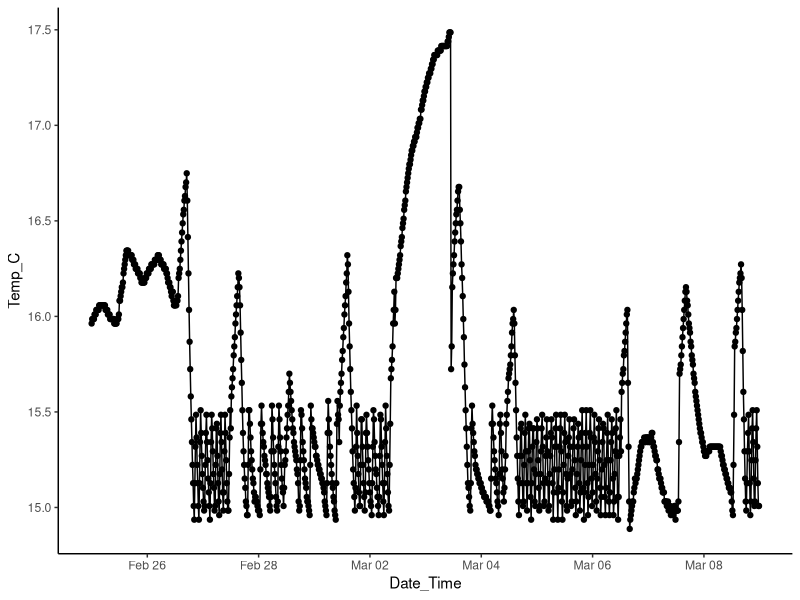
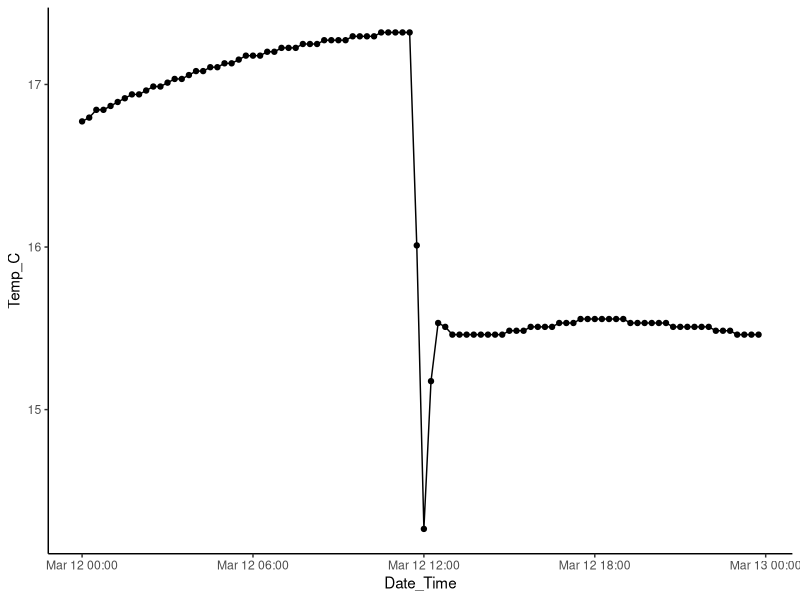
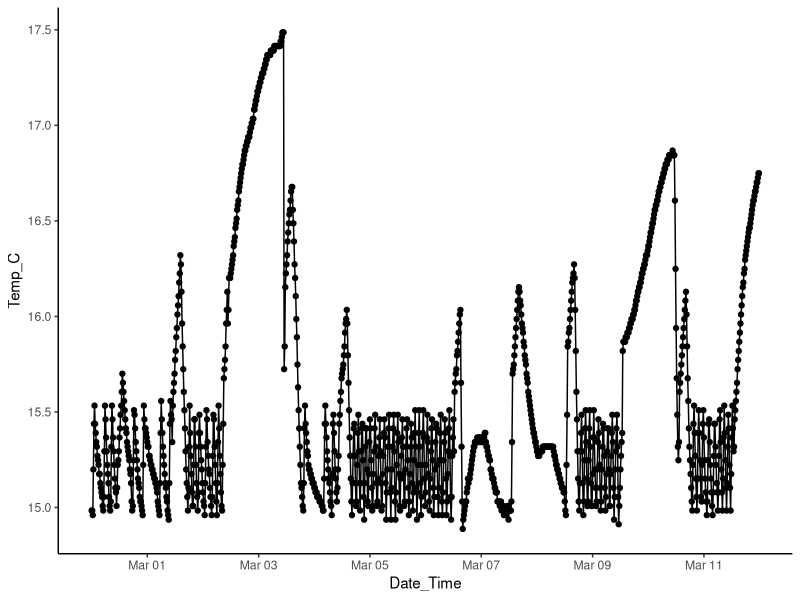
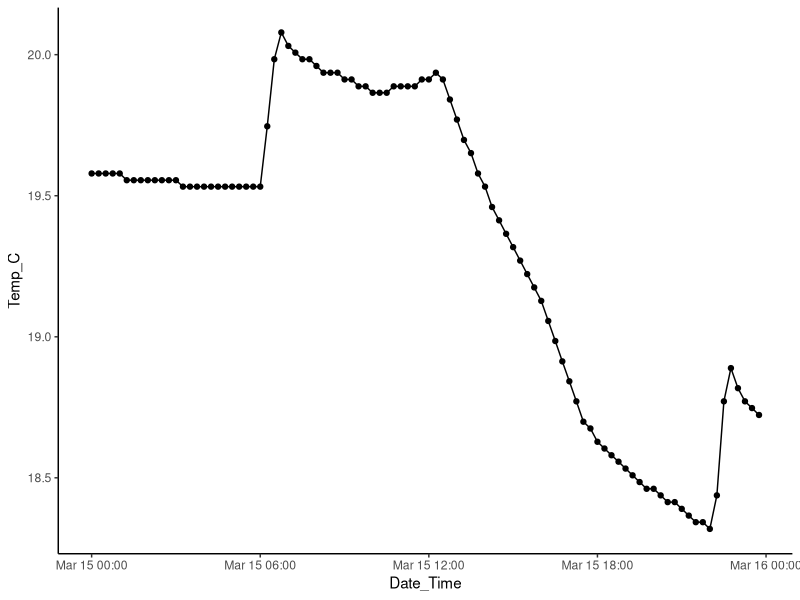
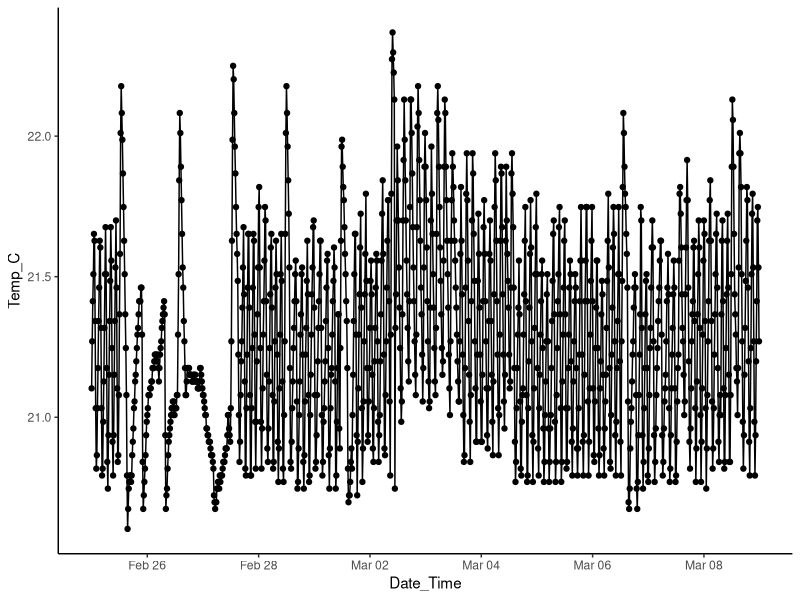
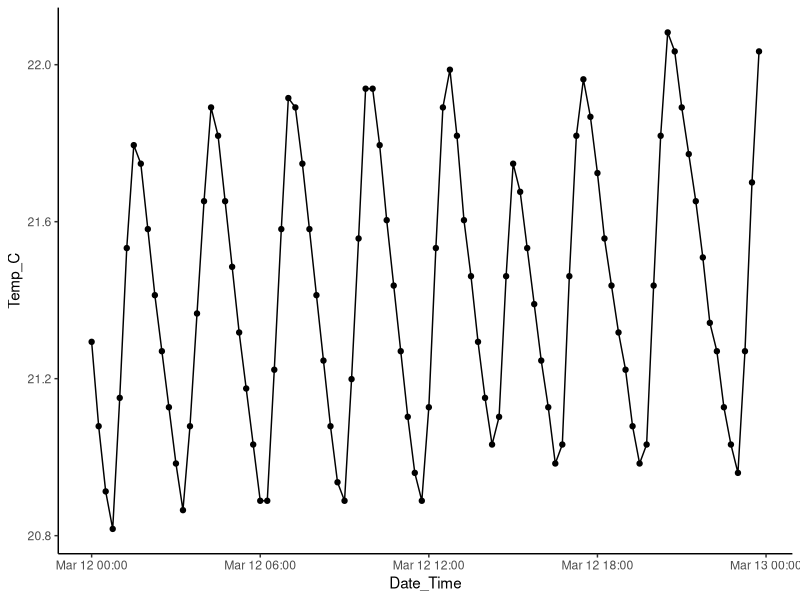
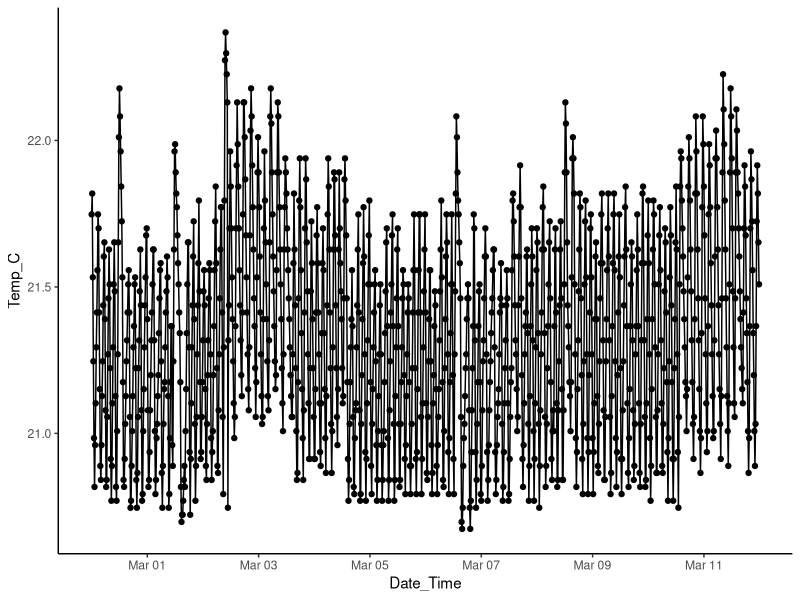
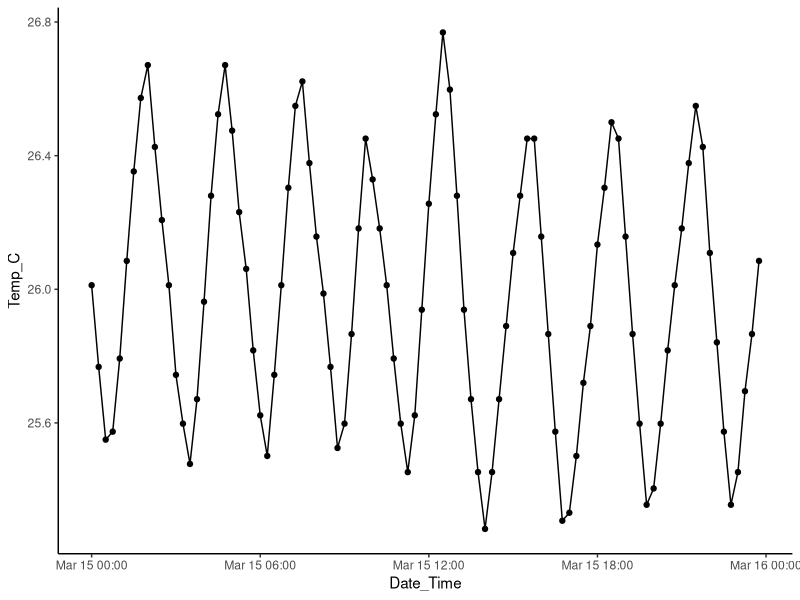

Source code (R) for these figures, in order:
#### ~ TEMPERATURES ~ =====

## load libraries
library(tidyverse)

#### Sump 15°C =====

### load data sheet
Temps_Sump15 <- read_csv("data/HOBOs/15_sump.csv")
glimpse(Temps_Sump15)
summary(Temps_Sump15)
tail(Temps_Sump15)
View(Temps_Sump15)

#### Clean Data

Temps_Sump15_v2 <- Temps_Sump15 %>% 
  mutate(Date_Time = mdy_hm(Date_Time), # set date/time format
         Temp_C = (Temp_F - 32) * (5/9)) %>% ## convert Fahrenheit to Celsius and add it as a column
  separate(Date_Time, into = c('date', 'time'), sep=' ', remove = FALSE) %>% ## add date/time as own columns
  filter(date > "2022-02-23" & date < "2022-03-17")

tail(Temps_Sump15_v2)

#### Stress Hardening 1: 15°C 
## 2022-02-24 to 2022-03-09
Temps_Sump15_v2 %>% 
  filter(date > "2022-02-24" & date < "2022-03-09") %>% 
  ggplot(aes(Date_Time, Temp_C)) +
    geom_path(color = "black") +
    #stat_smooth(method = "lm") +
    geom_point(color = "black") +
  theme_classic()

Temps_Sump15_v2 %>% 
  filter(date > "2022-02-24" & date < "2022-03-09") %>% 
  summarize(mean_Temp = mean(Temp_C), #15.6
            SD_Temp = sd(Temp_C), #0.611
            SE_Temp = SD_Temp/sqrt(n()), #0.0180
            variance = var(Temp_C)) #0.373

### MHW: 15°C
## 2022-03-11 to 2022-03-13

Temps_Sump15_v2 %>% 
  filter(date > "2022-03-11" & date < "2022-03-13") %>% 
  ggplot(aes(Date_Time, Temp_C)) +
  geom_path(color = "black") +
  #stat_smooth(method = "lm") +
  geom_point(color = "black") +
  theme_classic()

Temps_Sump15_v2 %>% 
  filter(date > "2022-03-11" & date < "2022-03-13") %>% 
  summarize(mean_Temp = mean(Temp_C), #16.3
            SD_Temp = sd(Temp_C), #0.845
            SE_Temp = SD_Temp/sqrt(n()), #0.0862
            variance = var(Temp_C)) #0.714
            
### Stress Hardening 1: 15°C
## 2022-02-27 to 2022-03-12

Temps_Sump15_v2 %>% 
  filter(date > "2022-02-27" & date < "2022-03-12") %>% 
  ggplot(aes(Date_Time, Temp_C)) +
  geom_path(color = "black") +
  #stat_smooth(method = "lm") +
  geom_point(color = "black") +
  theme_classic()

Temps_Sump15_v2 %>% 
  filter(date > "2022-02-27" & date < "2022-03-12") %>% 
  summarize(mean_Temp = mean(Temp_C), #15.6
            SD_Temp = sd(Temp_C), #0.633
            SE_Temp = SD_Temp/sqrt(n()), #0.0186
            variance = var(Temp_C)) #0.400
            
### MHW: 18°C
## 2022-03-14 to 2022-03-16

Temps_Sump15_v2 %>% 
  filter(date > "2022-03-14" & date < "2022-03-16") %>% 
  ggplot(aes(Date_Time, Temp_C)) +
  geom_path(color = "black") +
  #stat_smooth(method = "lm") +
  geom_point(color = "black") +
  theme_classic()

Temps_Sump15_v2 %>% 
  filter(date > "2022-03-14" & date < "2022-03-16") %>%
  summarize(mean_Temp = mean(Temp_C), #19.3
            SD_Temp = sd(Temp_C), #0.549
            SE_Temp = SD_Temp/sqrt(n()), #0.0561
            variance = var(Temp_C)) #0.302

#### Sump 21°C =====

### load data sheet
Temps_Sump21 <- read_csv("data/HOBOs/21_sump.csv")
glimpse(Temps_Sump21)
summary(Temps_Sump21)
tail(Temps_Sump21)
View(Temps_Sump21)

#### Clean Data

Temps_Sump21_v2 <- Temps_Sump21 %>% 
  mutate(Date_Time = mdy_hm(Date_Time), # set date/time format
         Temp_C = (Temp_F - 32) * (5/9)) %>% ## convert Fahrenheit to Celsius and add it as a column
  separate(Date_Time, into = c('date', 'time'), sep=' ', remove = FALSE) %>% ## add date/time as own columns
  filter(date > "2022-02-23" & date < "2022-03-17")

tail(Temps_Sump21_v2)

#### Stress Hardening 1: 21°C 
## 2022-02-24 to 2022-03-09
Temps_Sump21_v2 %>% 
  filter(date > "2022-02-24" & date < "2022-03-09") %>% 
  ggplot(aes(Date_Time, Temp_C)) +
  geom_path(color = "black") +
  #stat_smooth(method = "lm") +
  geom_point(color = "black") +
  theme_classic()

Temps_Sump21_v2 %>% 
  filter(date > "2022-02-24" & date < "2022-03-09") %>% 
  summarize(mean_Temp = mean(Temp_C), #21.3
            SD_Temp = sd(Temp_C), #0.350
            SE_Temp = SD_Temp/sqrt(n()), #0.0103
            variance = var(Temp_C)) #0.122
            
### MHW: 21°C
## 2022-03-11 to 2022-03-13

Temps_Sump21_v2 %>% 
  filter(date > "2022-03-11" & date < "2022-03-13") %>% 
  ggplot(aes(Date_Time, Temp_C)) +
  geom_path(color = "black") +
  #stat_smooth(method = "lm") +
  geom_point(color = "black") +
  theme_classic()

Temps_Sump21_v2 %>% 
  filter(date > "2022-03-11" & date < "2022-03-13") %>% 
  summarize(mean_Temp = mean(Temp_C), #21.4
            SD_Temp = sd(Temp_C), #0.344
            SE_Temp = SD_Temp/sqrt(n()), #0.0351
            variance = var(Temp_C)) #0.119
            
### Stress Hardening 1: 21°C
## 2022-02-27 to 2022-03-12

Temps_Sump21_v2 %>% 
  filter(date > "2022-02-27" & date < "2022-03-12") %>% 
  ggplot(aes(Date_Time, Temp_C)) +
  geom_path(color = "black") +
  #stat_smooth(method = "lm") +
  geom_point(color = "black") +
  theme_classic()

Temps_Sump21_v2 %>% 
  filter(date > "2022-02-27" & date < "2022-03-12") %>% 
  summarize(mean_Temp = mean(Temp_C), #21.3
            SD_Temp = sd(Temp_C), #0.353
            SE_Temp = SD_Temp/sqrt(n()), #0.0104
            variance = var(Temp_C)) #0.125
            
### MHW: 24°C
## 2022-03-14 to 2022-03-16

Temps_Sump21_v2 %>% 
  filter(date > "2022-03-14" & date < "2022-03-16") %>% 
  ggplot(aes(Date_Time, Temp_C)) +
  geom_path(color = "black") +
  #stat_smooth(method = "lm") +
  geom_point(color = "black") +
  theme_classic()

Temps_Sump21_v2 %>% 
  filter(date > "2022-03-14" & date < "2022-03-16") %>%
  summarize(mean_Temp = mean(Temp_C), #26.0
            SD_Temp = sd(Temp_C), #0.388
            SE_Temp = SD_Temp/sqrt(n()), #0.0397
            variance = var(Temp_C)) #0.151

#### Tide 15°C =====

### load data sheet
Temps_Tide15 <- read_csv("data/HOBOs/15_tide.csv")
glimpse(Temps_Tide15)
summary(Temps_Tide15)
tail(Temps_Tide15)
View(Temps_Tide15)

#### Clean Data

Temps_Tide15_v2 <- Temps_Tide15 %>% 
  mutate(Date_Time = mdy_hm(Date_Time), # set date/time format
         Temp_C = (Temp_F - 32) * (5/9)) %>% ## convert Fahrenheit to Celsius and add it as a column
  separate(Date_Time, into = c('date', 'time'), sep=' ', remove = FALSE) %>% ## add date/time as own columns
  filter(date > "2022-02-23" & date < "2022-03-17")

tail(Temps_Tide15_v2)

#### Stress Hardening 1: 15°C 
## 2022-02-24 to 2022-03-09
Temps_Tide15_v2 %>% 
  filter(date > "2022-02-24" & date < "2022-03-09") %>% 
  ggplot(aes(Date_Time, Temp_C)) +
  geom_path(color = "black") +
  #stat_smooth(method = "lm") +
  geom_point(color = "black") +
  theme_classic()

Temps_Tide15_v2 %>% 
  filter(date > "2022-02-24" & date < "2022-03-09") %>% 
  summarize(mean_Temp = mean(Temp_C), #16.2
            SD_Temp = sd(Temp_C), #0.732
            SE_Temp = SD_Temp/sqrt(n())) #0.0216

### MHW: 15°C
## 2022-03-11 to 2022-03-13

Temps_Tide15_v2 %>% 
  filter(date > "2022-03-11" & date < "2022-03-13") %>% 
  ggplot(aes(Date_Time, Temp_C)) +
  geom_path(color = "black") +
  #stat_smooth(method = "lm") +
  geom_point(color = "black") +
  theme_classic()

Temps_Tide15_v2 %>% 
  filter(date > "2022-03-11" & date < "2022-03-13") %>% 
  summarize(mean_Temp = mean(Temp_C), #16.6
            SD_Temp = sd(Temp_C), #0.817
            SE_Temp = SD_Temp/sqrt(n()), #0.0834
            variance = var(Temp_C)) #0.668

### Stress Hardening 1: 15°C
## 2022-02-27 to 2022-03-12

Temps_Tide15_v2 %>% 
  filter(date > "2022-02-27" & date < "2022-03-12") %>% 
  ggplot(aes(Date_Time, Temp_C)) +
  geom_path(color = "black") +
  #stat_smooth(method = "lm") +
  geom_point(color = "black") +
  theme_classic()

Temps_Tide15_v2 %>% 
  filter(date > "2022-02-27" & date < "2022-03-12") %>% 
  summarize(mean_Temp = mean(Temp_C), #16.2
            SD_Temp = sd(Temp_C), #0.753
            SE_Temp = SD_Temp/sqrt(n()), #0.0222
            variance = var(Temp_C)) #0.567

### MHW: 18°C
## 2022-03-14 to 2022-03-16

Temps_Tide15_v2 %>% 
  filter(date > "2022-03-14" & date < "2022-03-16") %>% 
  ggplot(aes(Date_Time, Temp_C)) +
  geom_path(color = "black") +
  #stat_smooth(method = "lm") +
  geom_point(color = "black") +
  theme_classic()

Temps_Tide15_v2 %>% 
  filter(date > "2022-03-14" & date < "2022-03-16") %>%
  summarize(mean_Temp = mean(Temp_C), #19.4
            SD_Temp = sd(Temp_C), #0.545
            SE_Temp = SD_Temp/sqrt(n()), #0.0556
            variance = var(Temp_C)) #0.297

#### No Tide 15°C =====

### load data sheet
Temps_NoTide15 <- read_csv("data/HOBOs/15_NoTide.csv")
glimpse(Temps_NoTide15)
summary(Temps_NoTide15)
tail(Temps_NoTide15)
View(Temps_NoTide15)

#### Clean Data

Temps_NoTide15_v2 <- Temps_NoTide15 %>% 
  mutate(Date_Time = mdy_hm(Date_Time), # set date/time format
         Temp_C = (Temp_F - 32) * (5/9)) %>% ## convert Fahrenheit to Celsius and add it as a column
  separate(Date_Time, into = c('date', 'time'), sep=' ', remove = FALSE) %>% ## add date/time as own columns
  filter(date > "2022-02-23" & date < "2022-03-17")

tail(Temps_NoTide15_v2)

#### Stress Hardening 1: 15°C 
## 2022-02-24 to 2022-03-09
Temps_NoTide15_v2 %>% 
  filter(date > "2022-02-24" & date < "2022-03-09") %>% 
  ggplot(aes(Date_Time, Temp_C)) +
  geom_path(color = "black") +
  #stat_smooth(method = "lm") +
  geom_point(color = "black") +
  theme_classic()

Temps_NoTide15_v2 %>% 
  filter(date > "2022-02-24" & date < "2022-03-09") %>% 
  summarize(mean_Temp = mean(Temp_C), #15.7
            SD_Temp = sd(Temp_C), #0.602
            SE_Temp = SD_Temp/sqrt(n()), #0.0177
            variance = var(Temp_C)) #0.362

### MHW: 15°C
## 2022-03-11 to 2022-03-13

Temps_NoTide15_v2 %>% 
  filter(date > "2022-03-11" & date < "2022-03-13") %>% 
  ggplot(aes(Date_Time, Temp_C)) +
  geom_path(color = "black") +
  #stat_smooth(method = "lm") +
  geom_point(color = "black") +
  theme_classic()

Temps_NoTide15_v2 %>% 
  filter(date > "2022-03-11" & date < "2022-03-13") %>% 
  summarize(mean_Temp = mean(Temp_C), #16.4
            SD_Temp = sd(Temp_C), #0.830
            SE_Temp = SD_Temp/sqrt(n()), #0.0847
            variance = var(Temp_C)) #0.689

### Stress Hardening 1: 15°C
## 2022-02-27 to 2022-03-12

Temps_NoTide15_v2 %>% 
  filter(date > "2022-02-27" & date < "2022-03-12") %>% 
  ggplot(aes(Date_Time, Temp_C)) +
  geom_path(color = "black") +
  #stat_smooth(method = "lm") +
  geom_point(color = "black") +
  theme_classic()

Temps_NoTide15_v2 %>% 
  filter(date > "2022-02-27" & date < "2022-03-12") %>% 
  summarize(mean_Temp = mean(Temp_C), #15.7
            SD_Temp = sd(Temp_C), #0.623
            SE_Temp = SD_Temp/sqrt(n()), #0.0183
            variance = var(Temp_C)) #0.388
            
### MHW: 18°C
## 2022-03-14 to 2022-03-16

Temps_NoTide15_v2 %>% 
  filter(date > "2022-03-14" & date < "2022-03-16") %>% 
  ggplot(aes(Date_Time, Temp_C)) +
  geom_path(color = "black") +
  #stat_smooth(method = "lm") +
  geom_point(color = "black") +
  theme_classic()

Temps_NoTide15_v2 %>% 
  filter(date > "2022-03-14" & date < "2022-03-16") %>%
  summarize(mean_Temp = mean(Temp_C), #19.4
            SD_Temp = sd(Temp_C), #0.462
            SE_Temp = SD_Temp/sqrt(n()), #0.0472
            variance = var(Temp_C)) #0.214 
#### Tide 21°C =====

### load data sheet
Temps_Tide21 <- read_csv("data/HOBOs/21_tide.csv")
glimpse(Temps_Tide21)
summary(Temps_Tide21)
tail(Temps_Tide21)
View(Temps_Tide21)

#### Clean Data

Temps_Tide21_v2 <- Temps_Tide21 %>% 
  mutate(Date_Time = mdy_hm(Date_Time), # set date/time format
         Temp_C = (Temp_F - 32) * (5/9)) %>% ## convert Fahrenheit to Celsius and add it as a column
  separate(Date_Time, into = c('date', 'time'), sep=' ', remove = FALSE) %>% ## add date/time as own columns
  filter(date > "2022-02-23" & date < "2022-03-17")

tail(Temps_Tide21_v2)

#### Stress Hardening 1: 21°C 
## 2022-02-24 to 2022-03-09
Temps_Tide21_v2 %>% 
  filter(date > "2022-02-24" & date < "2022-03-09") %>% 
  ggplot(aes(Date_Time, Temp_C)) +
  geom_path(color = "black") +
  #stat_smooth(method = "lm") +
  geom_point(color = "black") +
  theme_classic()

Temps_Tide21_v2 %>% 
  filter(date > "2022-02-24" & date < "2022-03-09") %>% 
  summarize(mean_Temp = mean(Temp_C), #20.5
            SD_Temp = sd(Temp_C), #1.13
            SE_Temp = SD_Temp/sqrt(n()),#0.03338
            variance = var(Temp_C)) #1.28

### MHW: 21°C
## 2022-03-11 to 2022-03-13

Temps_Tide21_v2 %>% 
  filter(date > "2022-03-11" & date < "2022-03-13") %>% 
  ggplot(aes(Date_Time, Temp_C)) +
  geom_path(color = "black") +
  #stat_smooth(method = "lm") +
  geom_point(color = "black") +
  theme_classic()

Temps_Tide21_v2 %>% 
  filter(date > "2022-03-11" & date < "2022-03-13") %>% 
  summarize(mean_Temp = mean(Temp_C), #20.5
            SD_Temp = sd(Temp_C), #1.24
            SE_Temp = SD_Temp/sqrt(n()), #0.126
            variance = var(Temp_C)) #1.53

### Stress Hardening 1: 21°C
## 2022-02-27 to 2022-03-12

Temps_Tide21_v2 %>% 
  filter(date > "2022-02-27" & date < "2022-03-12") %>% 
  ggplot(aes(Date_Time, Temp_C)) +
  geom_path(color = "black") +
  #stat_smooth(method = "lm") +
  geom_point(color = "black") +
  theme_classic()

Temps_Tide21_v2 %>% 
  filter(date > "2022-02-27" & date < "2022-03-12") %>% 
  summarize(mean_Temp = mean(Temp_C), #20.5
            SD_Temp = sd(Temp_C), #1.18
            SE_Temp = SD_Temp/sqrt(n()), #0.0348
            variance = var(Temp_C)) #1.40

### MHW: 24°C
## 2022-03-14 to 2022-03-16

Temps_Tide21_v2 %>% 
  filter(date > "2022-03-14" & date < "2022-03-16") %>% 
  ggplot(aes(Date_Time, Temp_C)) +
  geom_path(color = "black") +
  #stat_smooth(method = "lm") +
  geom_point(color = "black") +
  theme_classic()

Temps_Tide21_v2 %>% 
  filter(date > "2022-03-14" & date < "2022-03-16") %>%
  summarize(mean_Temp = mean(Temp_C), #26.0
            SD_Temp = sd(Temp_C), #0.350
            SE_Temp = SD_Temp/sqrt(n()), #0.0357
            variance = var(Temp_C)) #0.122

#### No Tide 21°C =====

### load data sheet
Temps_NoTide21 <- read_csv("data/HOBOs/21_NoTide.csv")
glimpse(Temps_NoTide21)
summary(Temps_NoTide21)
tail(Temps_NoTide21)
View(Temps_NoTide21)

#### Clean Data

Temps_NoTide21_v2 <- Temps_NoTide21 %>% 
  mutate(Date_Time = mdy_hm(Date_Time), # set date/time format
         Temp_C = (Temp_F - 32) * (5/9)) %>% ## convert Fahrenheit to Celsius and add it as a column
  separate(Date_Time, into = c('date', 'time'), sep=' ', remove = FALSE) %>% ## add date/time as own columns
  filter(date > "2022-02-23" & date < "2022-03-17")

tail(Temps_NoTide21_v2)

#### Stress Hardening 1: 21°C 
## 2022-02-24 to 2022-03-09
Temps_NoTide21_v2 %>% 
  filter(date > "2022-02-24" & date < "2022-03-09") %>% 
  ggplot(aes(Date_Time, Temp_C)) +
  geom_path(color = "black") +
  #stat_smooth(method = "lm") +
  geom_point(color = "black") +
  theme_classic()

Temps_NoTide21_v2 %>% 
  filter(date > "2022-02-24" & date < "2022-03-09") %>% 
  summarize(mean_Temp = mean(Temp_C), #21.3
            SD_Temp = sd(Temp_C), #0.290
            SE_Temp = SD_Temp/sqrt(n()), #0.00855
            variance = var(Temp_C)) #0.0842

### MHW: 21°C
## 2022-03-11 to 2022-03-13

Temps_NoTide21_v2 %>% 
  filter(date > "2022-03-11" & date < "2022-03-13") %>% 
  ggplot(aes(Date_Time, Temp_C)) +
  geom_path(color = "black") +
  #stat_smooth(method = "lm") +
  geom_point(color = "black") +
  theme_classic()

Temps_NoTide21_v2 %>% 
  filter(date > "2022-03-11" & date < "2022-03-13") %>% 
  summarize(mean_Temp = mean(Temp_C), #21.1
            SD_Temp = sd(Temp_C), #0.138
            SE_Temp = SD_Temp/sqrt(n()), #0.0141
            variance = var(Temp_C)) #0.0190

### Stress Hardening 1: 21°C
## 2022-02-27 to 2022-03-12

Temps_NoTide21_v2 %>% 
  filter(date > "2022-02-27" & date < "2022-03-12") %>% 
  ggplot(aes(Date_Time, Temp_C)) +
  geom_path(color = "black") +
  #stat_smooth(method = "lm") +
  geom_point(color = "black") +
  theme_classic()

Temps_NoTide21_v2 %>% 
  filter(date > "2022-02-27" & date < "2022-03-12") %>% 
  summarize(mean_Temp = mean(Temp_C), #21.3
            SD_Temp = sd(Temp_C), #0.272
            SE_Temp = SD_Temp/sqrt(n()), #0.00801
            variance = var(Temp_C)) #0.0740

### MHW: 24°C
## 2022-03-14 to 2022-03-16

Temps_NoTide21_v2 %>% 
  filter(date > "2022-03-14" & date < "2022-03-16") %>% 
  ggplot(aes(Date_Time, Temp_C)) +
  geom_path(color = "black") +
  #stat_smooth(method = "lm") +
  geom_point(color = "black") +
  theme_classic()

Temps_NoTide21_v2 %>% 
  filter(date > "2022-03-14" & date < "2022-03-16") %>%
  summarize(mean_Temp = mean(Temp_C), #24.0
            SD_Temp = sd(Temp_C), #0.251
            SE_Temp = SD_Temp/sqrt(n()), #0.0256
            variance = var(Temp_C)) #0.0629
